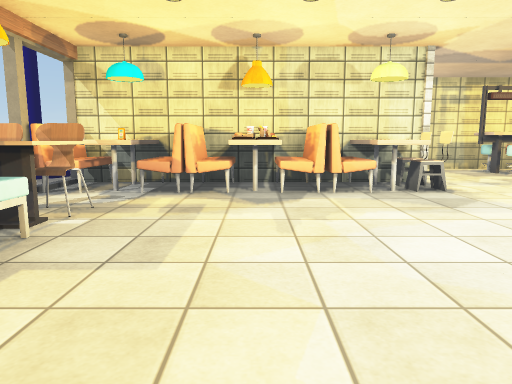
[1] (above)

23 first-person views from a walk through a Unity game level. The camera is 1.2 m above the floor, tilts 8° down and sees 70° across. The floor is counted in squares, 1 m on a side. Each view is taken from the middle of a square. On the plan, view 1 faces up. The plan holds only what a view shows up to about 15 squares ahead; the rest is blank. The place goes on beyond the plan. The player is left out. Door leaves are left out, so doorways stand open. Some surface patterns are stand-ins.

[2]
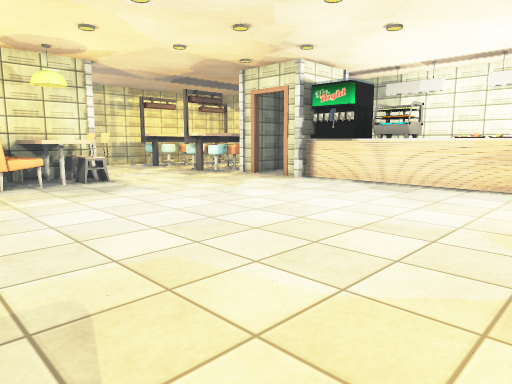

[3]
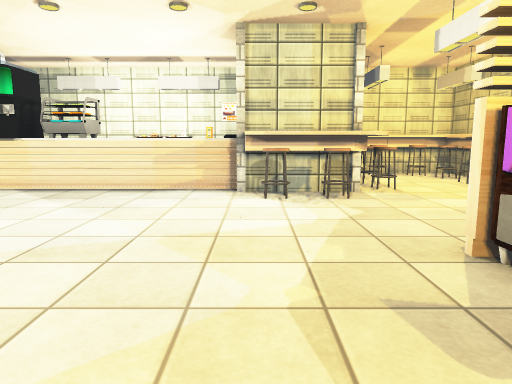

[4]
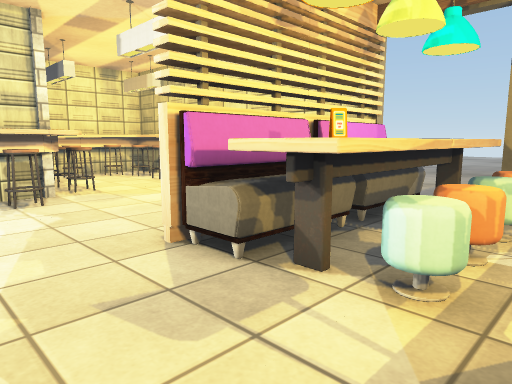

[5]
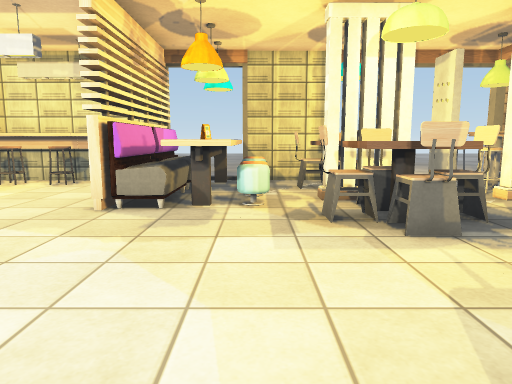

[6]
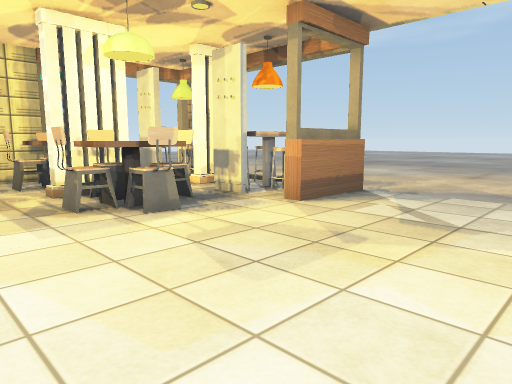

[7]
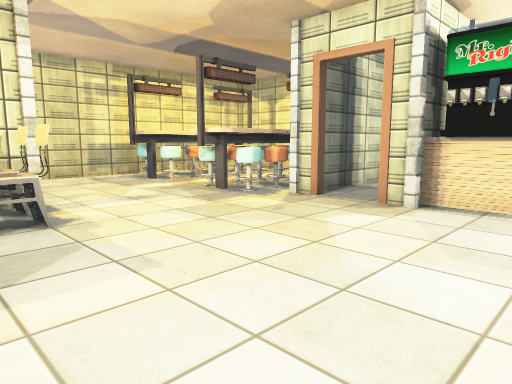

[8]
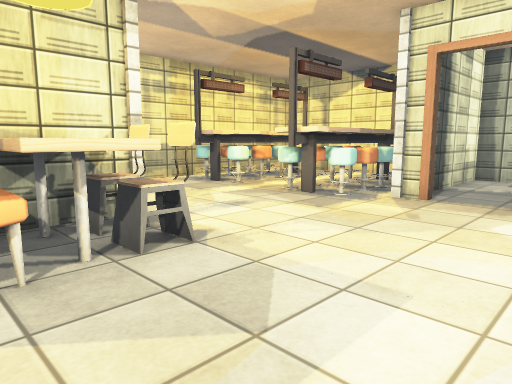

[9]
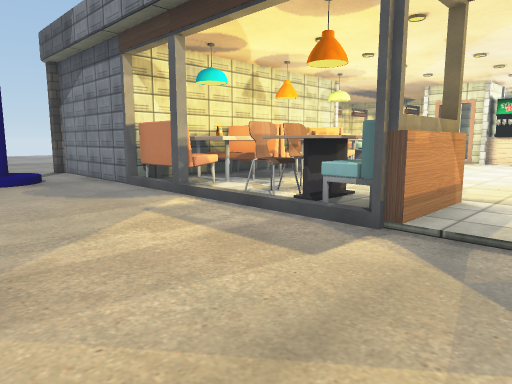

[10]
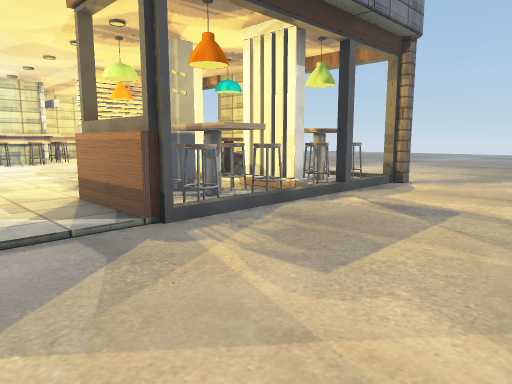

[11]
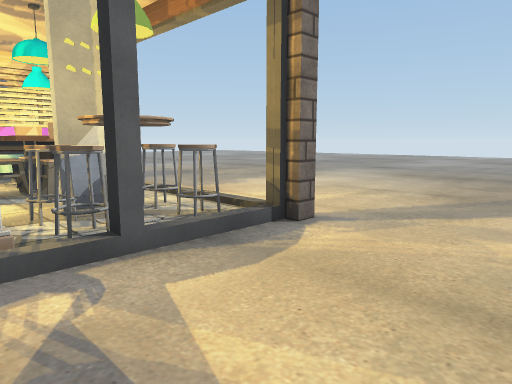

[12]
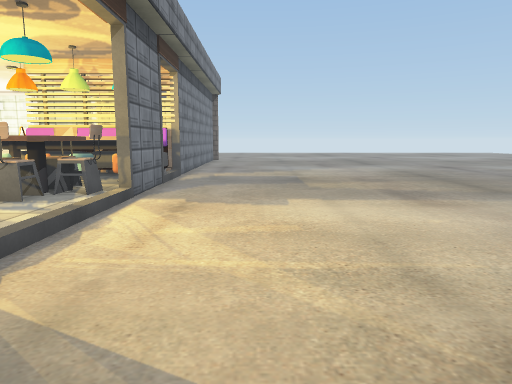

[13]
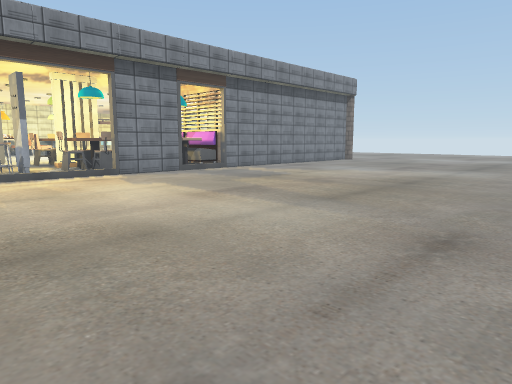

[14]
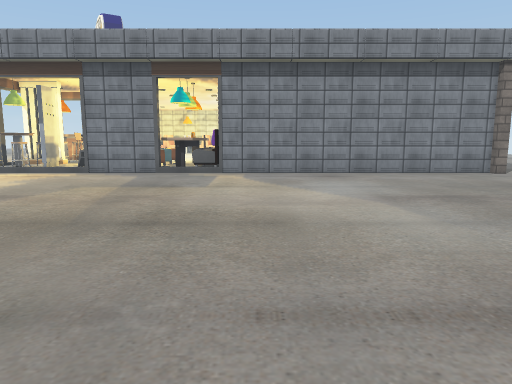

[15]
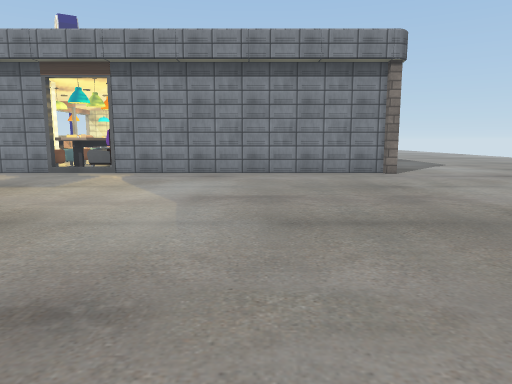

[16]
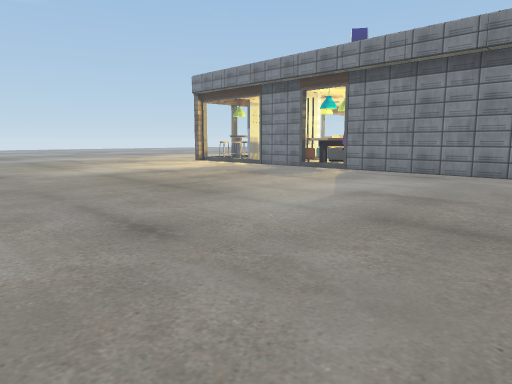

[17]
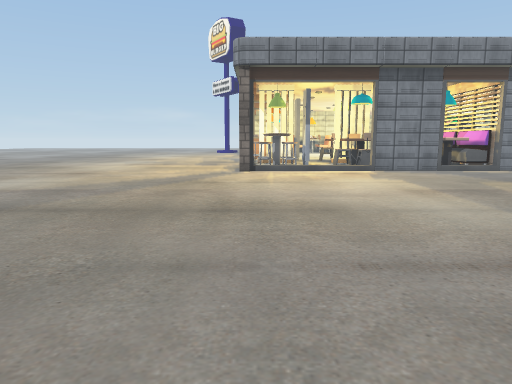

[18]
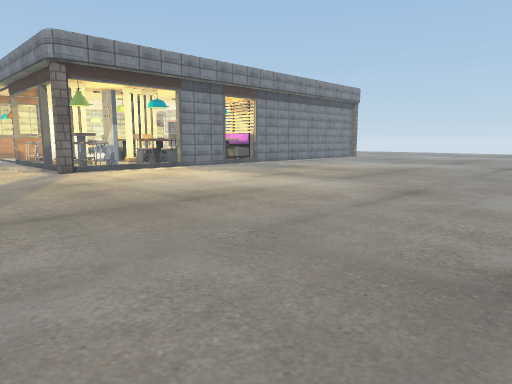

[19]
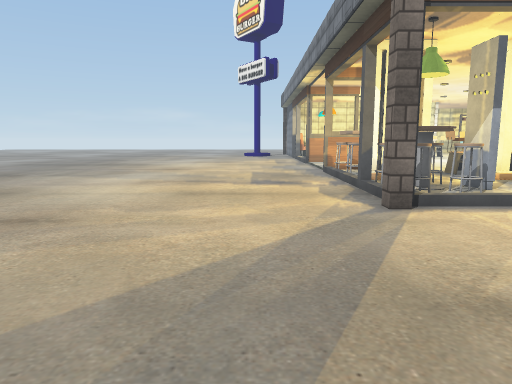

[20]
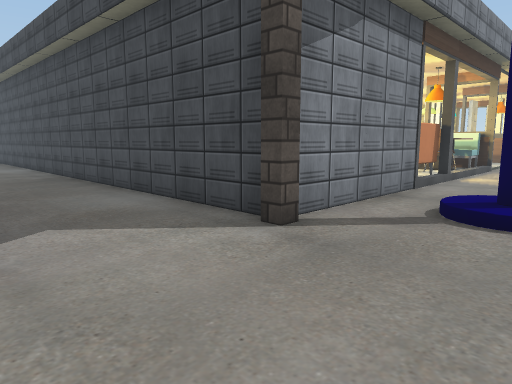

[21]
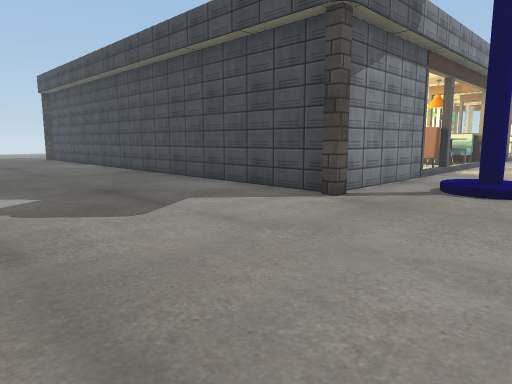

[22]
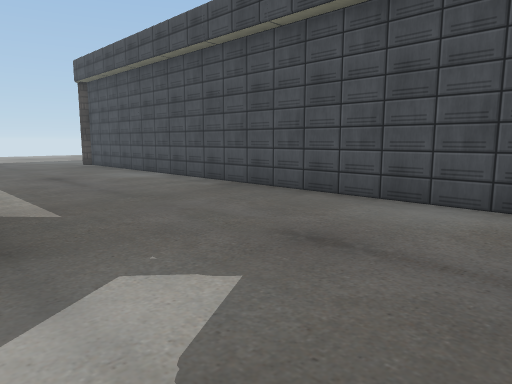

[23]
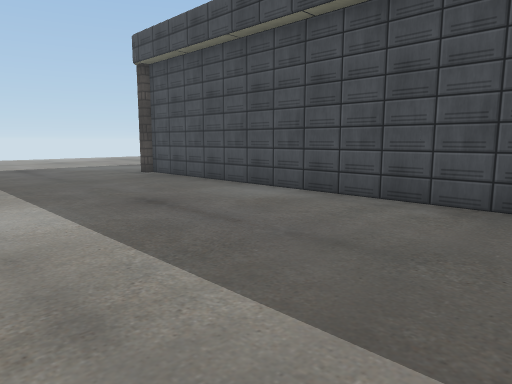

### Floor plan
Points are (right, up) in squares from view 1. A wall is a line through its corners. A room is listed if a view was taken in it or the views show most of it. See-through windows are left out.
Room 1 (views 1, 2, 3, 4, 5, 6, 7, 8, 9, 10, 11, 12, 13, 14, 15, 16, 17, 18, 19, 20, 21, 22, 23)
walls: (-2.7, -3.1) (-2.7, -4.1); (-3.3, -1.9) (-5.4, -1.9) (-5.4, -1.5) (-2.7, -1.5) (-2.7, -2); (-1.1, -5.4) (0.6, -5.4) (0.6, -5.8); (-2.9, -4.1) (-2.9, -3.4); (-2.6, 3) (-5.4, 3) (-5.4, 3.4) (-4.1, 3.4); (-3.6, -5.4) (-3.2, -5.4) (-3.2, -5.7) (-4.5, -5.7); (9.6, -3.5) (9.6, -2.4); (2.4, -9.1) (2.4, -9.4) (-0.4, -9.4) (-0.4, -9.1) (2.4, -9.1); (7, -9.1) (7.5, -9.1); (7.6, -9.4) (4.6, -9.4) (4.6, -4.3); (9.4, -9.1) (9.9, -9.1); (11.3, 5.6) (10.4, 5.6); (-5.4, 7.7) (-5.4, 8.5); (-5, 8.1) (-5.5, 8.1); (4.5, 10.6) (-0.5, 10.6); (-2.4, 10.6) (-5.4, 10.6) (-5.4, 14.6); (14.7, -1.4) (14.7, 8.1) (10.4, 8.1); (12.5, -9.4) (9.4, -9.4); (14.7, -8.5) (14.7, -5.9); (14.7, 10.8) (14.7, 13.8); (-3.6, 15.8) (14.5, 15.8); (12.8, 15.6) (6.2, 15.6)
ways out: open door at (10, 7); gap at (-4, -6)
objects: other object (-6, -10) to (-5, -9); other object (-6, 16) to (-5, 16); other object (-5, -8) to (-4, -8); other object (-5, -7) to (-4, -7); other object (-5, -5) to (-5, -4); other object (-5, -3); other object (-5, 4) to (-3, 4); other object (-5, 5) to (-3, 5); other object (-5, 6) to (-4, 6); other object (-5, 8) to (-4, 10); other object (-4, -5) to (-4, -4); other object (-4, -3); other object (-3, -8); other object (-3, -7); other object (-3, 6); other object (-3, 8) to (-3, 10); other object (-2, 8) to (-2, 10); other object (-1, -8) to (-1, -7); other object (-1, -4) to (-1, -3); other object (-1, 8) to (-1, 10); other object (0, -8); other object (0, -7) to (0, -6); other object (0, -5) to (0, -4); other object (0, -3); other object (0, 8) to (0, 10); other object (1, -8) to (1, -7); other object (1, -4) to (1, -3); other object (1, 8) to (1, 10); other object (2, -8); other object (2, -7); other object (2, -6); other object (2, -5); other object (2, 8) to (3, 10); other object (3, -9) to (3, -4); other object (4, -9) to (4, -7); other object (4, -6) to (4, -4); other object (4, 8); other object (4, 9); other object (4, 10); other object (7, -8) to (8, -8); other object (8, 10); other object (8, 14); other object (9, -8); other object (9, -5); other object (9, -4) to (9, -3); other object (9, -2); other object (9, 9) to (9, 10); other object (9, 11); other object (9, 13); other object (9, 14) to (9, 15); other object (10, -5); other object (10, -4); other object (10, -2); other object (10, -1) to (10, 1); other object (10, 2) to (11, 3); other object (10, 4) to (11, 5); other object (10, 6); other object (10, 8); other object (10, 9) to (10, 10); other object (10, 11); other object (10, 13); other object (10, 14) to (10, 15); other object (11, -8) to (12, -8); other object (11, -5) to (12, -5); other object (11, -1); other object (11, 9) to (11, 10); other object (11, 11); other object (11, 13); other object (11, 14) to (11, 15); other object (12, 9) to (12, 10); other object (12, 11); other object (12, 13); other object (12, 14) to (12, 15); other object (13, -9) to (14, -9); other object (13, -8); other object (13, -5); other object (13, 10) to (13, 11); other object (13, 13) to (13, 14); other object (14, -8) to (14, -7); other object (14, -6); other object (14, -5); other object (15, -10) to (15, -9); other object (15, 16)

Positions as (right, up) in squares from view 1, and headings:
1: (0, 0), facing up
2: (0, -2), facing up-right
3: (1, -2), facing right
4: (1, -2), facing down-right
5: (2, 2), facing down
6: (3, 3), facing down-left
7: (3, 3), facing up-right
8: (2, 5), facing up-right
9: (-10, 1), facing up-right
10: (-10, 1), facing down-right
11: (-9, -5), facing down-right
12: (-8, -12), facing right
13: (-6, -22), facing up-right
14: (6, -23), facing up
15: (10, -23), facing up
16: (13, -23), facing up-left
17: (-5, -24), facing up
18: (-10, -24), facing up-right
19: (-8, -16), facing up
20: (-9, 20), facing down-right
21: (-10, 23), facing down-right
22: (-4, 23), facing down-right
23: (2, 23), facing down-right
